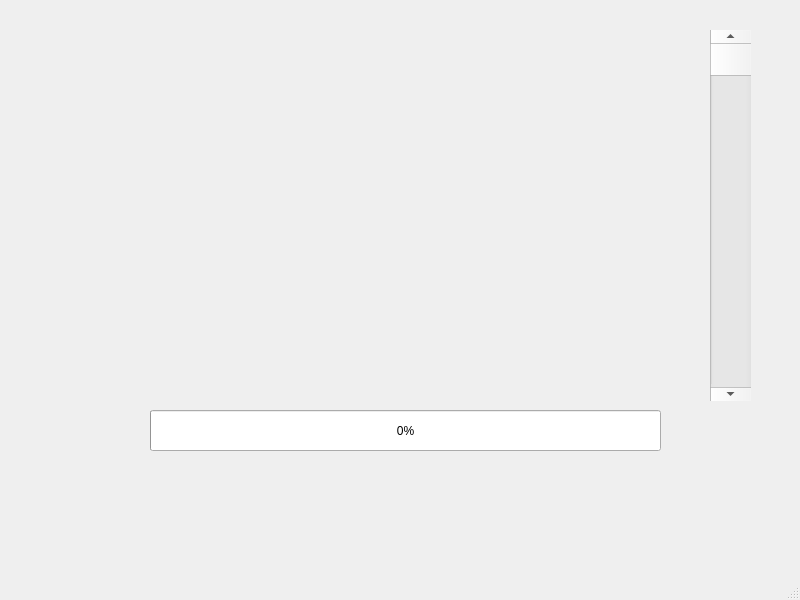
<?xml version="1.0" encoding="UTF-8"?>
<ui version="4.0">
 <class>MainWindow</class>
 <widget class="QMainWindow" name="MainWindow">
  <property name="geometry">
   <rect>
    <x>0</x>
    <y>0</y>
    <width>800</width>
    <height>600</height>
   </rect>
  </property>
  <property name="windowTitle">
   <string>MainWindow</string>
  </property>
  <widget class="QWidget" name="centralwidget">
   <widget class="QScrollBar" name="verticalScrollBar">
    <property name="geometry">
     <rect>
      <x>710</x>
      <y>30</y>
      <width>41</width>
      <height>371</height>
     </rect>
    </property>
    <property name="maximum">
     <number>100</number>
    </property>
    <property name="orientation">
     <enum>Qt::Vertical</enum>
    </property>
   </widget>
   <widget class="QProgressBar" name="progressBar">
    <property name="geometry">
     <rect>
      <x>150</x>
      <y>410</y>
      <width>511</width>
      <height>41</height>
     </rect>
    </property>
    <property name="value">
     <number>0</number>
    </property>
   </widget>
  </widget>
  <widget class="QMenuBar" name="menubar">
   <property name="geometry">
    <rect>
     <x>0</x>
     <y>0</y>
     <width>800</width>
     <height>26</height>
    </rect>
   </property>
  </widget>
  <widget class="QStatusBar" name="statusbar"/>
 </widget>
 <resources/>
 <connections>
  <connection>
   <sender>verticalScrollBar</sender>
   <signal>valueChanged(int)</signal>
   <receiver>progressBar</receiver>
   <slot>setValue(int)</slot>
   <hints>
    <hint type="sourcelabel">
     <x>720</x>
     <y>87</y>
    </hint>
    <hint type="destinationlabel">
     <x>365</x>
     <y>447</y>
    </hint>
   </hints>
  </connection>
 </connections>
</ui>
